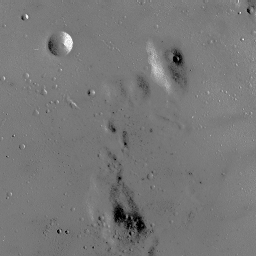
#> input picture MP3/moon.bmp, 256 x 256 px
$ python main.py
#> lines starting #> are read from the running program, lines starting #| are printed output that depends on the picture
import cv2
import numpy as np
import matplotlib.pylab as plt


def histo_equalization(img):
    # initialize a greyscale histogram(range 0-255)
    hist1 = {x: 0 for x in (range(256))}
    hist2 = {x: 0 for x in (range(256))}

    # assign count based on each pixel
    for i in range(img.shape[0]):
        for j in range(img.shape[1]):
            hist1[img[i][j]] = hist1[img[i][j]] + 1
    print(hist1)

    # plot the input pixel value histogram
    plt.plot(hist1.keys(), hist1.values())
    plt.xlabel("Pixel intensity")
    plt.ylabel("Count of pixels")
    plt.show()

    # probability of i's
    #prob = {k: v / (img.shape[0] * img.shape[1]) for k, v in hist.items()}

    # create a cdf
    cdf = np.array(list(hist1.values())).cumsum()

    # histogram equalization
    cdf = (cdf - cdf.min()) * 255 / (cdf.max() - cdf.min())
    cdf = cdf.astype('uint8')

    # get output image based on cdf
    img2 = cdf[img]

    # plot output histogram
    for i in range(img2.shape[0]):
        for j in range(img2.shape[1]):
            hist2[img2[i][j]] = hist2[img2[i][j]] + 1

    # view and save output pixel value histogram
    plt.plot(hist2.keys(), hist2.values())
    plt.xlabel("Pixel intensity")
    plt.ylabel("Count of pixels")
    plt.show()

    # view and save output of histogram equalization
    plt.imshow(img2, cmap='Greys')
    plt.savefig('output-histogram-equalization.png')
    plt.show()

    return img2


def light_correction(img):
    A = []
    t = []

    # flatten the image
    for i in range(img.shape[0]):
        for j in range(img.shape[1]):
            A.append([i, j, 1])
            t.append(img[i][j])

    A = np.array(A)
    t = np.array(t).reshape(-1, 1)

    # find the weights
    x = np.matmul(np.linalg.pinv(A), t)

    # get new intensity values
    new_intensity = np.matmul(A, x) - t

    # convert to original shape
    new_img = np.zeros(np.shape(img))
    for i in range(A.shape[0]):
        row = A[i][0]
        col = A[i][1]
        new_img[row, col] = new_intensity[i]

    # view and save image
    plt.imshow(new_img, cmap='Greys')
    plt.savefig('output-light-correction.png')
    plt.show()

    return new_img


if __name__ == '__main__':
    input_file = 'moon.bmp'

    # read input image & show input statistics
    image = cv2.imread(input_file, cv2.IMREAD_GRAYSCALE)
#> image is the input picture: shape (256, 256); min 0, max 255, mean 119.7

    components, counts = np.unique(image, return_counts=True)
#> components = 239 values from 0 to 255; counts = 239 values, max 5145 at index 112, min 1 at index 185, mean 274.2
    print(f"Input image size: {image.shape}")
#| Input image size: (256, 256)

    # [6 lines of commented-out code are left out]
    output_histogram = histo_equalization(image)
#> after the loop in histo_equalization, `for i in range(img.shape[0]):`: hist1 = 256 items
#> (printed output is left out)
#> in histo_equalization, `cdf = np.array(list(hist1.values())).cumsum()`: cdf = 256 values from 99 to 65536
#> in histo_equalization, `cdf = (cdf - cdf.min()) * 255 / (cdf.max() - cdf.min())`: cdf = 256 values from 0 to 255
#> in histo_equalization, `img2 = cdf[img]`:
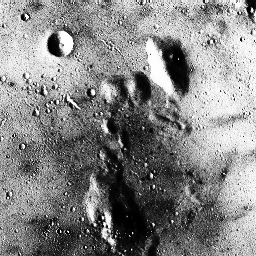
#> img2: shape (256, 256); min 0, max 255, mean 133.1
#> after the loop in histo_equalization, `for i in range(img2.shape[0]):`: hist2 = 256 items
#> in histo_equalization, `plt.savefig('output-histogram-equalization.png')`:
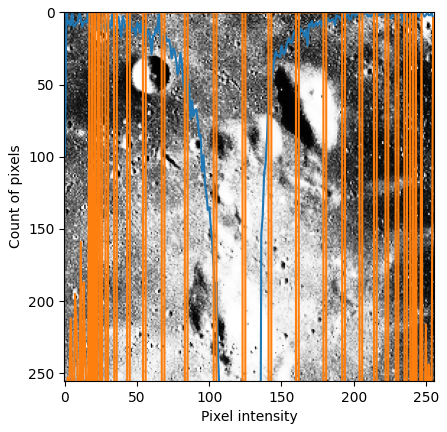
#> figure drawn by matplotlib, 1 panel

    # get light corrected image
    output_corrected = light_correction(output_histogram)
#> after the loop in light_correction, `for i in range(img.shape[0]):`: A = 65536 items
#> in light_correction, `x = np.matmul(np.linalg.pinv(A), t)`: x = [-0.399, 0.154, 164.2]
#> after the loop in light_correction, `for i in range(A.shape[0]):`:
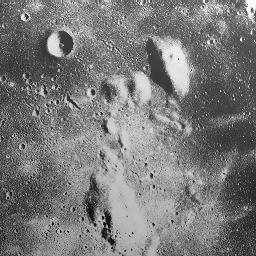
#> new_img: shape (256, 256) float64; min -184, max 198.9, mean 0; drawn with min black and max white
#> in light_correction, `plt.savefig('output-light-correction.png')`:
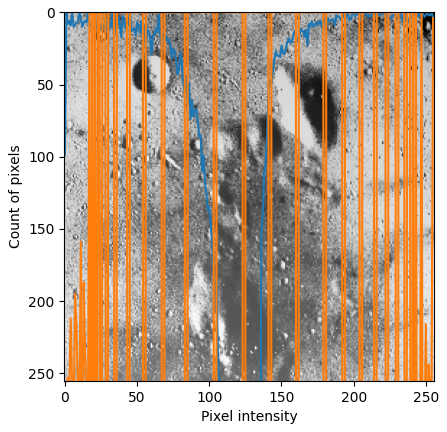
#> figure drawn by matplotlib, 1 panel
